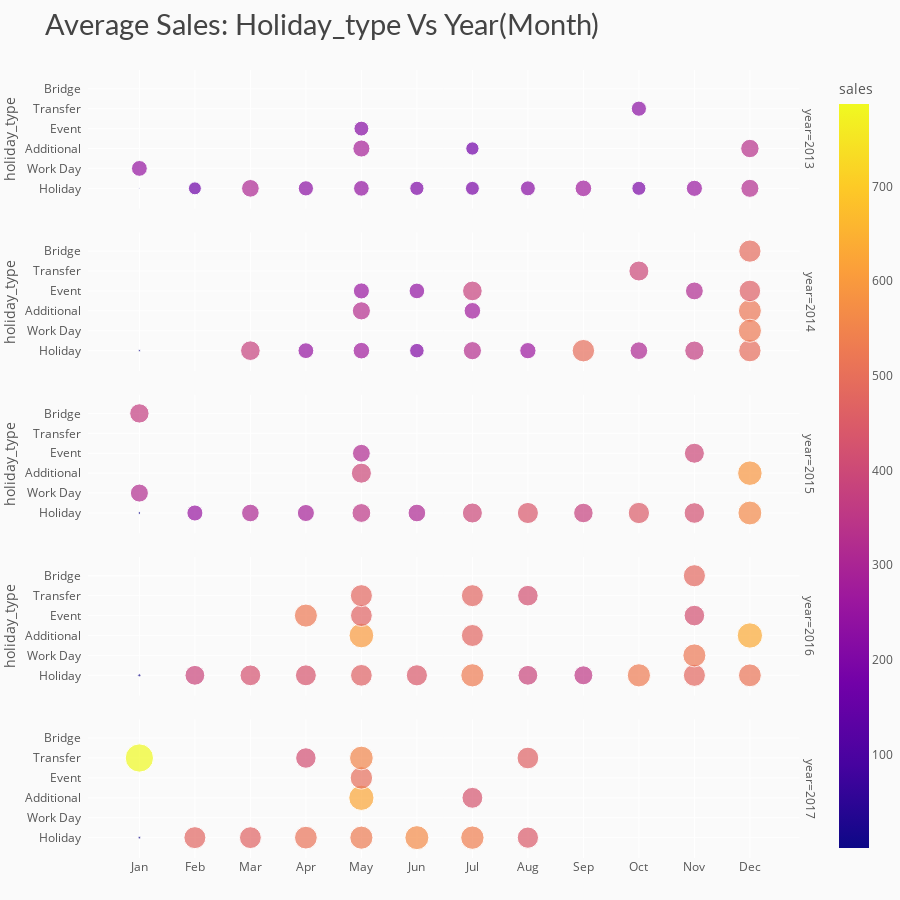

Notebook source saved alongside this figure:
### Code cell
# data
df_y_m_ht = data.groupby(['year','month','holiday_type']).agg({"sales" : "mean"}).reset_index()
df_y_m_ht['sales'] = round(df_y_m_ht['sales'], 2)

# chart
fig = px.scatter(df_y_m_ht, x='month', y='holiday_type', color='sales', size='sales', 
                 facet_row='year', title='Average Sales: Holiday_type Vs Year(Month)')
# styling
fig.update_yaxes(ticksuffix='  ')
fig.update_xaxes(tickmode = 'array', tickvals=[i for i in range(1,13)], 
                 ticktext=['Jan','Feb','Mar','Apr','May','Jun','Jul','Aug','Sep','Oct','Nov','Dec'])
fig.update_layout(height=900, xaxis_title='', yaxis_title='',
                  margin=dict(t=70, b=0),
                  plot_bgcolor='#fafafa', paper_bgcolor='#fafafa',
                  title_font=dict(size=29, color='#444', family="Lato, sans-serif"),
                  font=dict(color='#555'), 
                  hoverlabel=dict(bgcolor="#f2f2f2", font_size=13, font_family="Lato, sans-serif"))
fig.show()

### Figure 1 — Plotly figure (JSON) as saved in the notebook; plotly's stock layout.template omitted (floating-point values rounded to 4 significant figures)
{"data": [{"hovertemplate": "year=2013<br>month=%{x}<br>holiday_type=%{y}<br>sales=%{marker.color}<extra></extra>", "legendgroup": "", "marker": {"color": [1.41, 247.1, 164.8, 307.4, 228.5, 287.4, 217.7, 242.1, 199.3, 173.5, 191.3, 220.7, 272.1, 195.3, 226.1, 257.4, 333.5, 321.3], "coloraxis": "coloraxis", "size": [1.41, 247.1, 164.8, 307.4, 228.5, 287.4, 217.7, 242.1, 199.3, 173.5, 191.3, 220.7, 272.1, 195.3, 226.1, 257.4, 333.5, 321.3], "sizemode": "area", "sizeref": 1.967, "symbol": "circle"}, "mode": "markers", "name": "", "orientation": "h", "showlegend": false, "type": "scatter", "x": [1, 1, 2, 3, 4, 5, 5, 5, 6, 7, 7, 8, 9, 10, 10, 11, 12, 12], "xaxis": "x5", "y": ["Holiday", "Work Day", "Holiday", "Holiday", "Holiday", "Additional", "Event", "Holiday", "Holiday", "Additional", "Holiday", "Holiday", "Holiday", "Holiday", "Transfer", "Holiday", "Additional", "Holiday"], "yaxis": "y5"}, {"hovertemplate": "year=2014<br>month=%{x}<br>holiday_type=%{y}<br>sales=%{marker.color}<extra></extra>", "legendgroup": "", "marker": {"color": [4.83, 379.8, 245.7, 323.8, 255.1, 270.3, 240.7, 207.8, 271.9, 381.2, 325.7, 260.7, 497.5, 307.8, 394.2, 314.0, 366.2, 516.9, 489.4, 458.7, 491.6, 525], "coloraxis": "coloraxis", "size": [4.83, 379.8, 245.7, 323.8, 255.1, 270.3, 240.7, 207.8, 271.9, 381.2, 325.7, 260.7, 497.5, 307.8, 394.2, 314.0, 366.2, 516.9, 489.4, 458.7, 491.6, 525], "sizemode": "area", "sizeref": 1.967, "symbol": "circle"}, "mode": "markers", "name": "", "orientation": "h", "showlegend": false, "type": "scatter", "x": [1, 3, 4, 5, 5, 5, 6, 6, 7, 7, 7, 8, 9, 10, 10, 11, 11, 12, 12, 12, 12, 12], "xaxis": "x4", "y": ["Holiday", "Holiday", "Holiday", "Additional", "Event", "Holiday", "Event", "Holiday", "Additional", "Event", "Holiday", "Holiday", "Holiday", "Holiday", "Transfer", "Event", "Holiday", "Additional", "Bridge", "Event", "Holiday", "Work Day"], "yaxis": "y4"}, {"hovertemplate": "year=2015<br>month=%{x}<br>holiday_type=%{y}<br>sales=%{marker.color}<extra></extra>", "legendgroup": "", "marker": {"color": [369.1, 7.17, 319.8, 253.6, 306.4, 287.0, 396.6, 313.2, 348.8, 308.1, 395.0, 438.8, 376.7, 447.4, 394.8, 418.2, 591, 560.7], "coloraxis": "coloraxis", "size": [369.1, 7.17, 319.8, 253.6, 306.4, 287.0, 396.6, 313.2, 348.8, 308.1, 395.0, 438.8, 376.7, 447.4, 394.8, 418.2, 591, 560.7], "sizemode": "area", "sizeref": 1.967, "symbol": "circle"}, "mode": "markers", "name": "", "orientation": "h", "showlegend": false, "type": "scatter", "x": [1, 1, 1, 2, 3, 4, 5, 5, 5, 6, 7, 8, 9, 10, 11, 11, 12, 12], "xaxis": "x3", "y": ["Bridge", "Holiday", "Work Day", "Holiday", "Holiday", "Holiday", "Additional", "Event", "Holiday", "Holiday", "Holiday", "Holiday", "Holiday", "Holiday", "Event", "Holiday", "Additional", "Holiday"], "yaxis": "y3"}, {"hovertemplate": "year=2016<br>month=%{x}<br>holiday_type=%{y}<br>sales=%{marker.color}<extra></extra>", "legendgroup": "", "marker": {"color": [9.22, 388.2, 424.2, 523.3, 431.0, 601.1, 467.8, 463.9, 478.5, 440.6, 475.8, 529.3, 475.8, 386.8, 418.4, 354.5, 529.1, 481.7, 418.2, 479.7, 521.8, 632.1, 513], "coloraxis": "coloraxis", "size": [9.22, 388.2, 424.2, 523.3, 431.0, 601.1, 467.8, 463.9, 478.5, 440.6, 475.8, 529.3, 475.8, 386.8, 418.4, 354.5, 529.1, 481.7, 418.2, 479.7, 521.8, 632.1, 513], "sizemode": "area", "sizeref": 1.967, "symbol": "circle"}, "mode": "markers", "name": "", "orientation": "h", "showlegend": false, "type": "scatter", "x": [1, 2, 3, 4, 4, 5, 5, 5, 5, 6, 7, 7, 7, 8, 8, 9, 10, 11, 11, 11, 11, 12, 12], "xaxis": "x2", "y": ["Holiday", "Holiday", "Holiday", "Event", "Holiday", "Additional", "Event", "Holiday", "Transfer", "Holiday", "Additional", "Holiday", "Transfer", "Holiday", "Transfer", "Holiday", "Holiday", "Bridge", "Event", "Holiday", "Work Day", "Additional", "Holiday"], "yaxis": "y2"}, {"hovertemplate": "year=2017<br>month=%{x}<br>holiday_type=%{y}<br>sales=%{marker.color}<extra></extra>", "legendgroup": "", "marker": {"color": [6.78, 786.9, 475.4, 469.3, 508.7, 413.6, 626.8, 496.2, 527.1, 552.5, 566.6, 429.3, 537.7, 445.1, 463.7], "coloraxis": "coloraxis", "size": [6.78, 786.9, 475.4, 469.3, 508.7, 413.6, 626.8, 496.2, 527.1, 552.5, 566.6, 429.3, 537.7, 445.1, 463.7], "sizemode": "area", "sizeref": 1.967, "symbol": "circle"}, "mode": "markers", "name": "", "orientation": "h", "showlegend": false, "type": "scatter", "x": [1, 1, 2, 3, 4, 4, 5, 5, 5, 5, 6, 7, 7, 8, 8], "xaxis": "x", "y": ["Holiday", "Transfer", "Holiday", "Holiday", "Holiday", "Transfer", "Additional", "Event", "Holiday", "Transfer", "Holiday", "Additional", "Holiday", "Holiday", "Transfer"], "yaxis": "y"}], "layout": {"annotations": [{"font": {}, "showarrow": false, "text": "year=2017", "textangle": 90, "x": 0.98, "xanchor": "left", "xref": "paper", "y": 0.088, "yanchor": "middle", "yref": "paper"}, {"font": {}, "showarrow": false, "text": "year=2016", "textangle": 90, "x": 0.98, "xanchor": "left", "xref": "paper", "y": 0.294, "yanchor": "middle", "yref": "paper"}, {"font": {}, "showarrow": false, "text": "year=2015", "textangle": 90, "x": 0.98, "xanchor": "left", "xref": "paper", "y": 0.5, "yanchor": "middle", "yref": "paper"}, {"font": {}, "showarrow": false, "text": "year=2014", "textangle": 90, "x": 0.98, "xanchor": "left", "xref": "paper", "y": 0.706, "yanchor": "middle", "yref": "paper"}, {"font": {}, "showarrow": false, "text": "year=2013", "textangle": 90, "x": 0.98, "xanchor": "left", "xref": "paper", "y": 0.912, "yanchor": "middle", "yref": "paper"}], "coloraxis": {"colorbar": {"title": {"text": "sales"}}, "colorscale": [[0, "#0d0887"], [0.1111, "#46039f"], [0.2222, "#7201a8"], [0.3333, "#9c179e"], [0.4444, "#bd3786"], [0.5556, "#d8576b"], [0.6667, "#ed7953"], [0.7778, "#fb9f3a"], [0.8889, "#fdca26"], [1, "#f0f921"]]}, "font": {"color": "#555"}, "height": 900, "hoverlabel": {"bgcolor": "#f2f2f2", "font": {"family": "Lato, sans-serif", "size": 13}}, "legend": {"itemsizing": "constant", "tracegroupgap": 0}, "margin": {"b": 0, "t": 70}, "paper_bgcolor": "#fafafa", "plot_bgcolor": "#fafafa", "title": {"font": {"color": "#444", "family": "Lato, sans-serif", "size": 29}, "text": "Average Sales: Holiday_type Vs Year(Month)"}, "xaxis": {"anchor": "y", "domain": [0, 0.98], "tickmode": "array", "ticktext": ["Jan", "Feb", "Mar", "Apr", "May", "Jun", "Jul", "Aug", "Sep", "Oct", "Nov", "Dec"], "tickvals": [1, 2, 3, 4, 5, 6, 7, 8, 9, 10, 11, 12], "title": {"text": ""}}, "xaxis2": {"anchor": "y2", "domain": [0, 0.98], "matches": "x", "showticklabels": false, "tickmode": "array", "ticktext": ["Jan", "Feb", "Mar", "Apr", "May", "Jun", "Jul", "Aug", "Sep", "Oct", "Nov", "Dec"], "tickvals": [1, 2, 3, 4, 5, 6, 7, 8, 9, 10, 11, 12]}, "xaxis3": {"anchor": "y3", "domain": [0, 0.98], "matches": "x", "showticklabels": false, "tickmode": "array", "ticktext": ["Jan", "Feb", "Mar", "Apr", "May", "Jun", "Jul", "Aug", "Sep", "Oct", "Nov", "Dec"], "tickvals": [1, 2, 3, 4, 5, 6, 7, 8, 9, 10, 11, 12]}, "xaxis4": {"anchor": "y4", "domain": [0, 0.98], "matches": "x", "showticklabels": false, "tickmode": "array", "ticktext": ["Jan", "Feb", "Mar", "Apr", "May", "Jun", "Jul", "Aug", "Sep", "Oct", "Nov", "Dec"], "tickvals": [1, 2, 3, 4, 5, 6, 7, 8, 9, 10, 11, 12]}, "xaxis5": {"anchor": "y5", "domain": [0, 0.98], "matches": "x", "showticklabels": false, "tickmode": "array", "ticktext": ["Jan", "Feb", "Mar", "Apr", "May", "Jun", "Jul", "Aug", "Sep", "Oct", "Nov", "Dec"], "tickvals": [1, 2, 3, 4, 5, 6, 7, 8, 9, 10, 11, 12]}, "yaxis": {"anchor": "x", "domain": [0, 0.176], "ticksuffix": "  ", "title": {"text": ""}}, "yaxis2": {"anchor": "x2", "domain": [0.206, 0.382], "matches": "y", "ticksuffix": "  ", "title": {"text": "holiday_type"}}, "yaxis3": {"anchor": "x3", "domain": [0.412, 0.588], "matches": "y", "ticksuffix": "  ", "title": {"text": "holiday_type"}}, "yaxis4": {"anchor": "x4", "domain": [0.618, 0.794], "matches": "y", "ticksuffix": "  ", "title": {"text": "holiday_type"}}, "yaxis5": {"anchor": "x5", "domain": [0.824, 1], "matches": "y", "ticksuffix": "  ", "title": {"text": "holiday_type"}}}}
